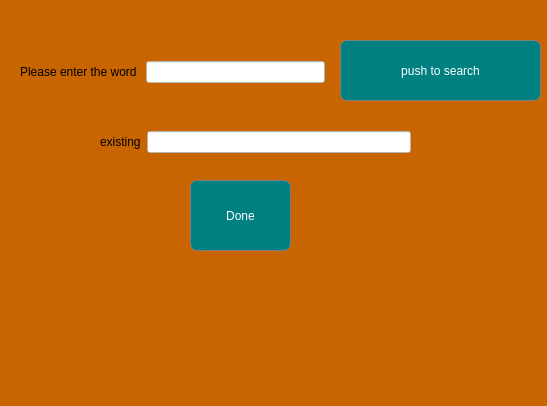
<?xml version="1.0" encoding="UTF-8"?>
<ui version="4.0">
 <class>SearchDialog</class>
 <widget class="QDialog" name="SearchDialog">
  <property name="geometry">
   <rect>
    <x>0</x>
    <y>0</y>
    <width>547</width>
    <height>406</height>
   </rect>
  </property>
  <property name="windowTitle">
   <string>Dialog</string>
  </property>
  <property name="styleSheet">
   <string notr="true">background:rgb(201,101,0);</string>
  </property>
  <widget class="QPushButton" name="pushButton_search">
   <property name="geometry">
    <rect>
     <x>340</x>
     <y>40</y>
     <width>201</width>
     <height>61</height>
    </rect>
   </property>
   <property name="styleSheet">
    <string notr="true">border-radius:7px;
border:1px solid grey;
background:teal;
color:white</string>
   </property>
   <property name="text">
    <string>push to search</string>
   </property>
  </widget>
  <widget class="QWidget" name="layoutWidget">
   <property name="geometry">
    <rect>
     <x>20</x>
     <y>60</y>
     <width>305</width>
     <height>24</height>
    </rect>
   </property>
   <layout class="QHBoxLayout" name="horizontalLayout">
    <item>
     <widget class="QLabel" name="label">
      <property name="text">
       <string>Please enter the word </string>
      </property>
     </widget>
    </item>
    <item>
     <widget class="QLineEdit" name="lineEdit_search">
      <property name="styleSheet">
       <string notr="true">background:rgb(255, 255, 255);</string>
      </property>
     </widget>
    </item>
   </layout>
  </widget>
  <widget class="QWidget" name="layoutWidget">
   <property name="geometry">
    <rect>
     <x>100</x>
     <y>130</y>
     <width>311</width>
     <height>24</height>
    </rect>
   </property>
   <layout class="QHBoxLayout" name="horizontalLayout_2">
    <item>
     <widget class="QLabel" name="label_2">
      <property name="text">
       <string>existing</string>
      </property>
     </widget>
    </item>
    <item>
     <widget class="QLineEdit" name="lineEdit_repetitionword">
      <property name="enabled">
       <bool>false</bool>
      </property>
      <property name="styleSheet">
       <string notr="true">background:rgb(255, 255, 255);</string>
      </property>
     </widget>
    </item>
   </layout>
  </widget>
  <widget class="QPushButton" name="pushButton_toexit">
   <property name="geometry">
    <rect>
     <x>190</x>
     <y>180</y>
     <width>101</width>
     <height>71</height>
    </rect>
   </property>
   <property name="styleSheet">
    <string notr="true">border-radius:7px;
border:1px solid grey;
background:teal;
color:white</string>
   </property>
   <property name="text">
    <string>Done</string>
   </property>
  </widget>
 </widget>
 <resources/>
 <connections/>
</ui>
